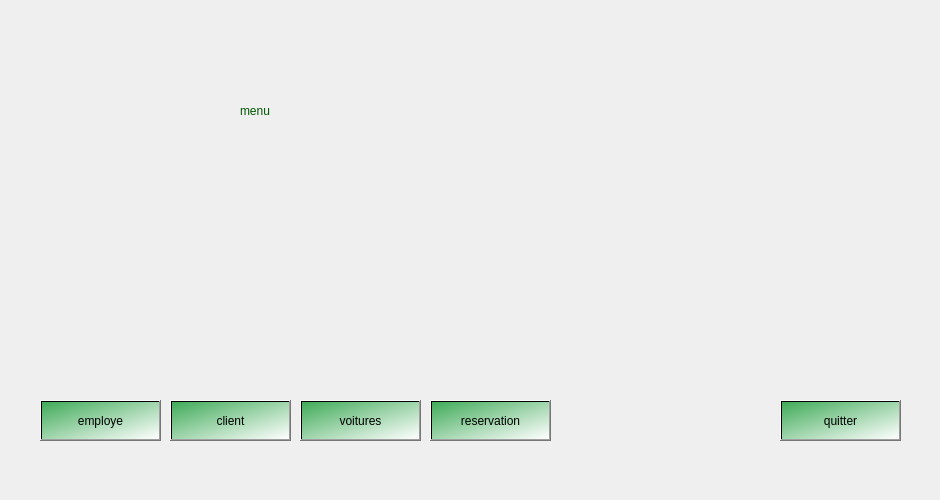
    <widget class="QWidget" name="page_3">
     <widget class="QPushButton" name="pushButton_4">
      <property name="geometry">
       <rect>
        <x>40</x>
        <y>400</y>
        <width>121</width>
        <height>41</height>
       </rect>
      </property>
      <property name="styleSheet">
       <string notr="true">font: 75 14pt &quot;MS Shell Dlg 2&quot;;
background-color: qlineargradient(spread:pad, x1:0, y1:0, x2:1, y2:1, stop:0 rgba(64, 171, 89, 255), stop:1 rgba(255, 255, 255, 255));</string>
      </property>
      <property name="text">
       <string>employe</string>
      </property>
     </widget>
     <widget class="QPushButton" name="pushButton_9">
      <property name="geometry">
       <rect>
        <x>170</x>
        <y>400</y>
        <width>121</width>
        <height>41</height>
       </rect>
      </property>
      <property name="toolTipDuration">
       <number>0</number>
      </property>
      <property name="styleSheet">
       <string notr="true">font: 75 14pt &quot;MS Shell Dlg 2&quot;;
background-color: qlineargradient(spread:pad, x1:0, y1:0, x2:1, y2:1, stop:0 rgba(64, 171, 89, 255), stop:1 rgba(255, 255, 255, 255));</string>
      </property>
      <property name="text">
       <string>client</string>
      </property>
     </widget>
     <widget class="QLabel" name="label_41">
      <property name="geometry">
       <rect>
        <x>20</x>
        <y>0</y>
        <width>911</width>
        <height>491</height>
       </rect>
      </property>
      <property name="styleSheet">
       <string notr="true">border-image: url(:/images/p0.png);</string>
      </property>
      <property name="text">
       <string/>
      </property>
     </widget>
     <widget class="QLabel" name="label_42">
      <property name="geometry">
       <rect>
        <x>240</x>
        <y>80</y>
        <width>241</width>
        <height>61</height>
       </rect>
      </property>
      <property name="styleSheet">
       <string notr="true">font: 48pt &quot;Snap ITC&quot;;
color: rgb(0, 85, 0);</string>
      </property>
      <property name="text">
       <string>menu</string>
      </property>
     </widget>
     <widget class="QLabel" name="label_43">
      <property name="geometry">
       <rect>
        <x>610</x>
        <y>160</y>
        <width>261</width>
        <height>231</height>
       </rect>
      </property>
      <property name="styleSheet">
       <string notr="true">border-image: url(:/images/p.png);</string>
      </property>
      <property name="text">
       <string/>
      </property>
     </widget>
     <widget class="QPushButton" name="pushButton_18">
      <property name="geometry">
       <rect>
        <x>780</x>
        <y>400</y>
        <width>121</width>
        <height>41</height>
       </rect>
      </property>
      <property name="styleSheet">
       <string notr="true">font: 75 14pt &quot;MS Shell Dlg 2&quot;;
background-color: qlineargradient(spread:pad, x1:0, y1:0, x2:1, y2:1, stop:0 rgba(64, 171, 89, 255), stop:1 rgba(255, 255, 255, 255));</string>
      </property>
      <property name="text">
       <string>quitter</string>
      </property>
     </widget>
     <widget class="QPushButton" name="pushButton_21">
      <property name="geometry">
       <rect>
        <x>300</x>
        <y>400</y>
        <width>121</width>
        <height>41</height>
       </rect>
      </property>
      <property name="styleSheet">
       <string notr="true">font: 75 14pt &quot;MS Shell Dlg 2&quot;;
background-color: qlineargradient(spread:pad, x1:0, y1:0, x2:1, y2:1, stop:0 rgba(64, 171, 89, 255), stop:1 rgba(255, 255, 255, 255));</string>
      </property>
      <property name="text">
       <string>voitures</string>
      </property>
     </widget>
     <widget class="QPushButton" name="pushButton_23">
      <property name="geometry">
       <rect>
        <x>430</x>
        <y>400</y>
        <width>121</width>
        <height>41</height>
       </rect>
      </property>
      <property name="styleSheet">
       <string notr="true">font: 75 14pt &quot;MS Shell Dlg 2&quot;;
background-color: qlineargradient(spread:pad, x1:0, y1:0, x2:1, y2:1, stop:0 rgba(64, 171, 89, 255), stop:1 rgba(255, 255, 255, 255));</string>
      </property>
      <property name="text">
       <string>reservation</string>
      </property>
     </widget>
     <zorder>label_41</zorder>
     <zorder>pushButton_4</zorder>
     <zorder>pushButton_9</zorder>
     <zorder>label_42</zorder>
     <zorder>label_43</zorder>
     <zorder>pushButton_18</zorder>
     <zorder>pushButton_21</zorder>
     <zorder>pushButton_23</zorder>
    </widget>
